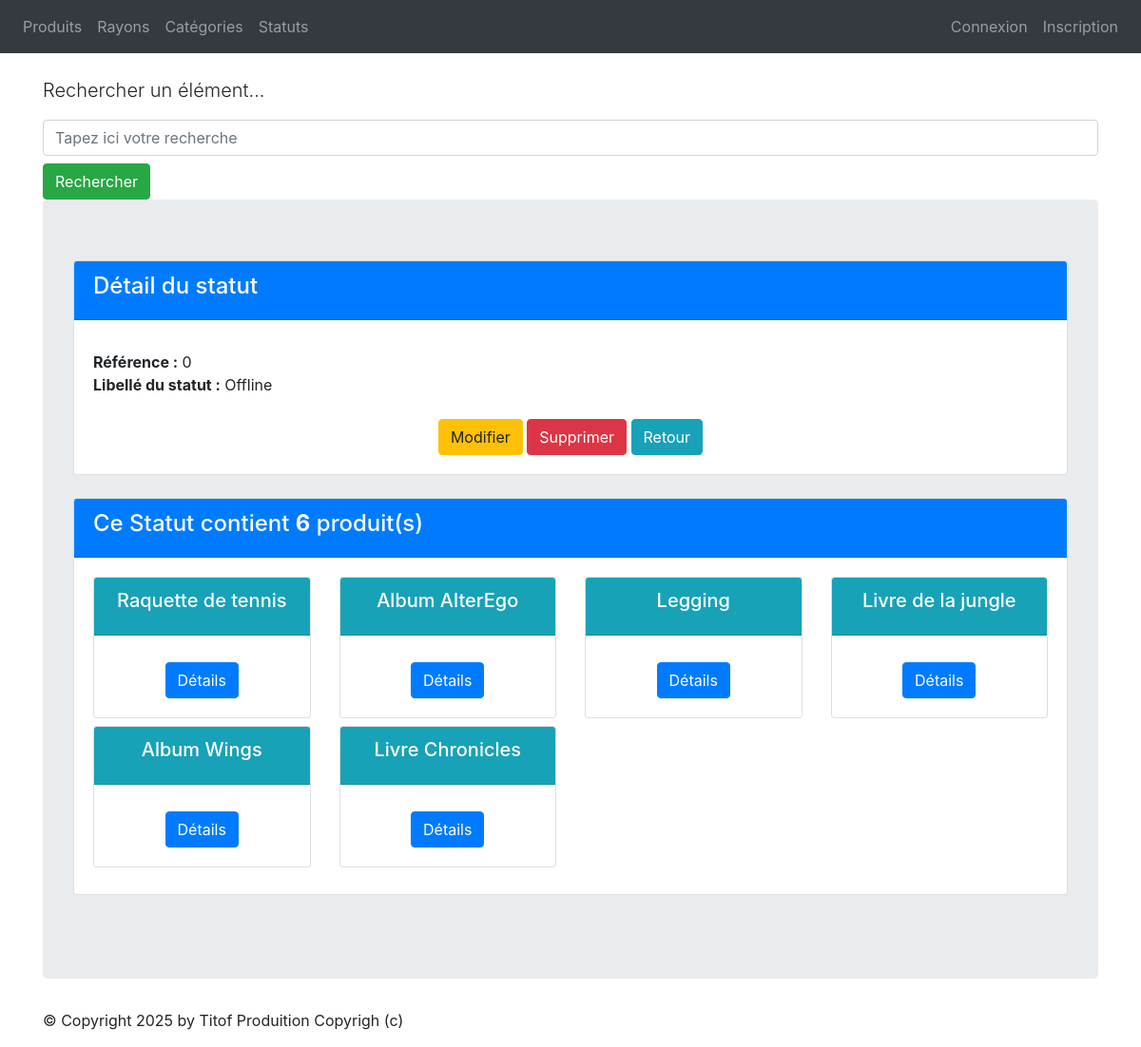
Screenshot of /monApp/statut/0/ with the database file from the repository.
### monApp/models.py (models this page shows, shortened)
class Statut(models.Model):
    idStatus = models.AutoField(primary_key=True)
    libelleStatus = models.CharField(max_length=100)

class Produit(models.Model):
    refProd = models.AutoField(primary_key=True)
    intituleProd = models.CharField(max_length=200)
    prixUnitaireProd = models.DecimalField(max_digits=10, decimal_places=2)
    dateFabProd = models.DateField(default=date.today)
    categorie = models.ForeignKey(Categorie, on_delete=models.CASCADE, related_name="produits_categorie", null=True, blank=True)
    status = models.ForeignKey(Statut, on_delete=models.CASCADE, related_name="produits_status",null=True, blank=True)
    rayon = models.ForeignKey(Rayon, on_delete=models.CASCADE, related_name="produits_rayon",null=True, blank=True)

### monApp/views.py (the view)
# urls.py: path('statut/<int:pk>/', views.StatutDetailView.as_view(), name='dtl_statut'),
class StatutDetailView(DetailView):
    model = Statut
    template_name = "detail_status.html"
    context_object_name = "stat"
    def get_queryset(self):
        return Statut.objects.annotate(nb_produits=Count('produits_status'))
    def get_context_data(self, **kwargs):
        context = super(StatutDetailView, self).get_context_data(**kwargs)
        context['titremenu'] = "Détail du statut"
        context['prdts'] = self.object.produits_status.all()
        return context

### monApp/templates/detail_status.html (shortened to what this page needs)
{% extends 'base.html' %}
{% block content %}
<div class="card mb-4">
    <div class="card-header bg-primary text-white">
        <h4>Détail du statut</h4>
    </div>
    <div class="card-body">
        <ul class="list-unstyled">
            <li><strong>Référence :</strong> {{ stat.idStatus }} </li>
            <li><strong>Libellé du statut :</strong> {{ stat.libelleStatus }} </li>
        </ul>
        <div class="car-footer text-center">
            <a href="{% url 'stat_chng' stat.idStatus %}" class="btn btn-warning mt-2">Modifier</a>
            <a href="{% url 'stat_del' stat.idStatus%}" class="btn btn-danger mt-2">Supprimer</a>
            <a href="{% url 'list_statuts' %}" class="btn btn-info mt-2">Retour</a>
        </div>
    </div>
</div>
<div class="card mb-4">
    <div class="card-header bg-primary text-white">
        <h4>Ce Statut contient <strong>{{ stat.nb_produits }}</strong> produit(s)</h4>
    </div>
    <div class="card-body">
        <div class="row">
            {% if prdts %}
                {% for prdt in prdts %}
                    <div class="col-sm-3">
                        <div class="card mb-2 text-center">
                            <div class="card-header bg-info text-white">
                                <h5 class="card-title">{{ prdt.intituleProd }}</h5>
                            </div>
                            <div class="card-body">
                                <a href="{% url 'dtl_prdt' prdt.refProd %}" class="btn btn-primary mt-2">Détails</a>
                            </div>
                        </div>
                    </div>
                {% endfor %}
            {% else %}
                <p class="text-muted">Aucun produit trouvé pour ce statut.</p>
            {% endif %}
        </div>
    </div>
</div>
{% endblock %}

### rows the page displays
Statut: idStatus "0", libelleStatus "Offline", nb_produits "6"
Produit: intituleProd "Raquette de tennis"
Produit: intituleProd "Album AlterEgo"
Produit: intituleProd "Legging"
Produit: intituleProd "Livre de la jungle"
Produit: intituleProd "Album Wings"
Produit: intituleProd "Livre Chronicles"
